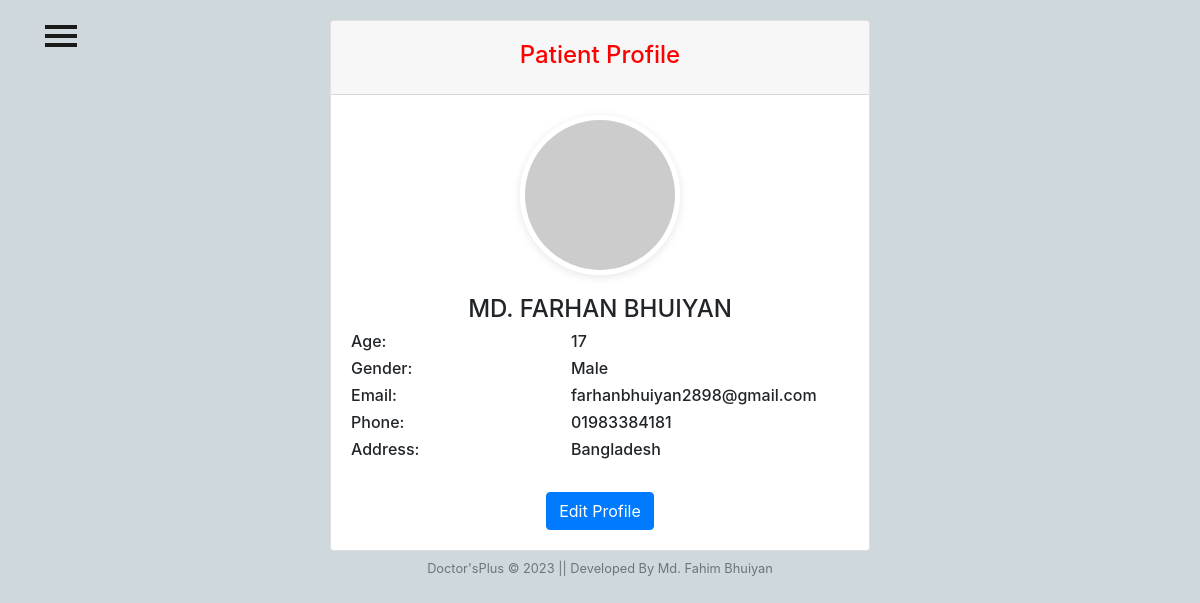
/patient/profile/ (signed in), run on the app's committed database.
### patient/models.py (models this page shows, shortened)
class Patient(models.Model):
    user=models.OneToOneField(User,on_delete=models.CASCADE, unique=True)
    mobile = models.CharField(max_length=20,null=False, unique=True)
    date_of_birth = models.DateField(null=True, blank=True)
    address = models.CharField(max_length=255, null=True, blank=True)
    gender_choices = (
        ('Male', 'Male'),
        ('Female', 'Female'),
        ('Other', 'Other'),
    )
    gender = models.CharField(
        max_length=6, choices=gender_choices, null=True, blank=True)

### patient/views.py (the view)
# urls.py: path('profile/', views.docProfile, name='docProfile'),
@login_required
@user_passes_test(Patient)
def profile(request):
    user = request.user
    patient = Patient.objects.get(user=user)
    age = calculate_age(patient.date_of_birth)
    context = {'mobile': patient.mobile, 'gender': patient.gender,
               'address': patient.address, 'age': age}
    return render(request, 'patient/profile.html', context)

### patient/views.py (called while the page is built)
def calculate_age(born):
    today = date.today()
    age = today.year - born.year - \
        ((today.month, today.day) < (born.month, born.day))
    return age

### Templates/patient/profile.html (shortened to what this page needs)
{% load static %}
{% load widget_tweaks %}
<html lang="en" dir="ltr">
<head>
  <link rel="stylesheet" href="https://maxcdn.bootstrapcdn.com/bootstrap/4.0.0/css/bootstrap.min.css">
  <link rel="stylesheet" href="{% static 'css/profile.css' %}">
</head>
<body>
  {% include "patient/sidenav_bar.html" %}
  <div class="container" style="margin-top: 20px;">
    <div class="row justify-content-center">
      <div class="col-md-6">
        <div class="card">
          <header class="card-header">
            <h4 class="card-title mt-2">Patient Profile</h4>
          </header>
          <article class="card-body">
            <div class="profile-photo">
              <img src="https://via.placeholder.com/150" alt="Profile Photo">
            </div>
            <div class="profile-info">
              <h4>{{ user.first_name |upper }} {{ user.last_name |upper }}</h4>
              <div class="row">
                <div class="col-5 text-left">
                  <h6>Age:</h6>
                </div>
                <div class="col-7 text-left">
                  <h6>{{age}}</h6>
                </div>
              </div>
              <div class="row">
                <div class="col-5 text-left">
                  <h6>Gender:</h6>
                </div>
                <div class="col-7 text-left">
                  <h6>{{gender}}</h6>
                </div>
              </div>
              <div class="row">
                <div class="col-5 text-left">
                  <h6>Email:</h6>
                </div>
                <div class="col-7 text-left">
                  <h6>{{ user.email }}</h6>
                </div>
              </div>
              <div class="row">
                <div class="col-5 text-left">
                  <h6>Phone:</h6>
                </div>
                <div class="col-7 text-left">
                  <h6>{{ mobile }}</h6>
                </div>
              </div>
              <div class="row">
                <div class="col-5 text-left">
                  <h6>Address:</h6>
                </div>
                <div class="col-7 text-left">
                  <h6>{{address}}</h6>
                </div>
              </div>
              <br>
              <a href="{% url 'patient_edit_profile' %}" class="btn btn-primary">Edit Profile</a>
            </div>
          </article>
        </div>
      </div>
    </div>
  </div>
  {% include "Home/footer.html" %}
</body>
</html>

### static/CSS/profile.css (style rules this page uses)
body { background: #F0F0F0; }
.card-header { background-color: #2C3E50; color: #FFF; text-align: center; }
.card-body { padding: 20px; }
.card-title { margin-bottom: 0; color: red; }
.btn-primary { background-color: #2C3E50; border-color: #2C3E50; }
.profile-photo { text-align: center; margin-bottom: 20px; }
.profile-photo img { border-radius: 50%; border: 5px solid #fff; box-shadow: 0 2px 10px rgba(0, 0, 0, 0.1); }
.profile-info { text-align: center; }

### static/CSS/patientnav.css (style rules this page uses)
body { position: relative; overflow-x: hidden; background-color: #cfd8dc; }
body, html { height: 100%; }

### data on the page
Patient: gender "Male", mobile "01983384181", address "Bangladesh"

### other printed values
{{ user.first_name |upper }} "MD. FARHAN"
{{ user.last_name |upper }} "BHUIYAN"
{{ age }} "17"
{{ user.email }} "farhanbhuiyan2898@gmail.com"
